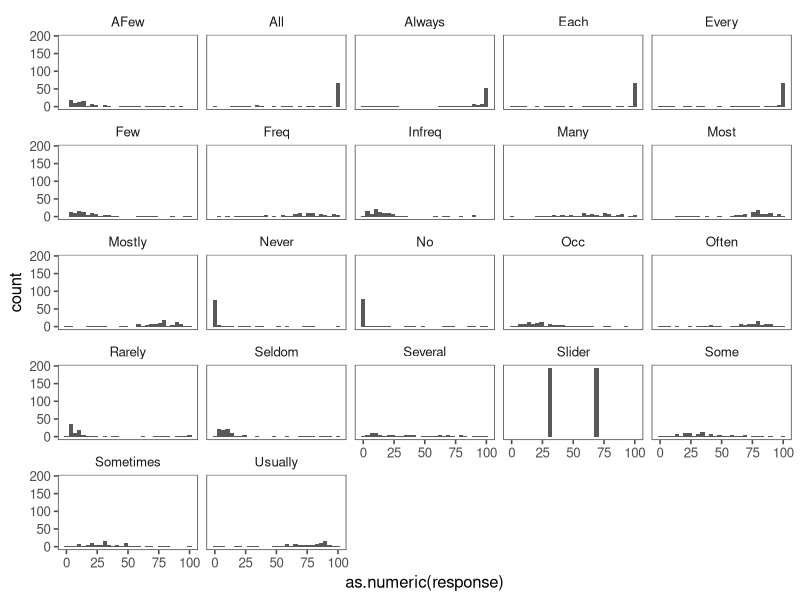
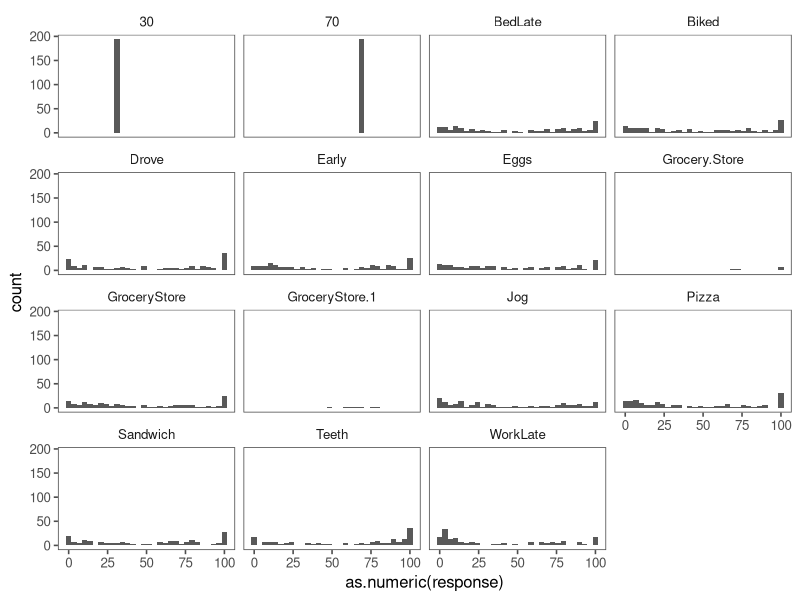
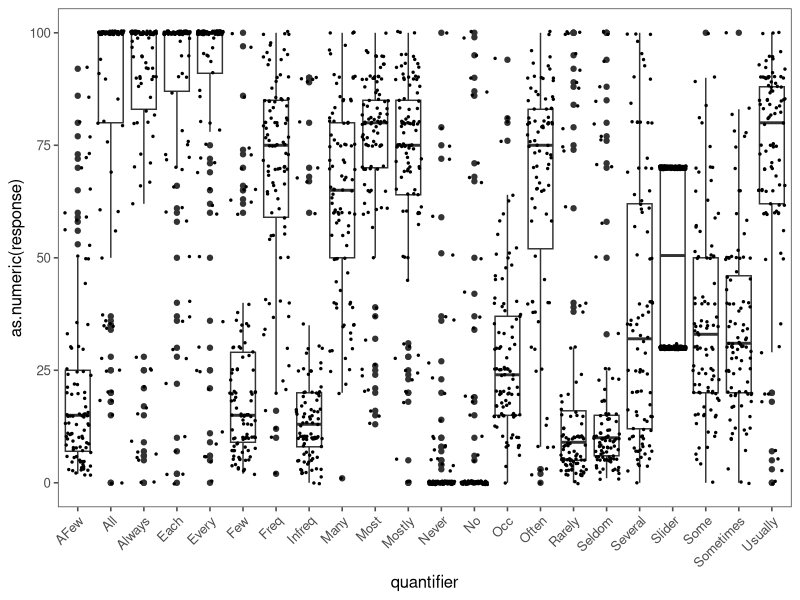

These figures' R source, in order: (Note: this script raises an error after producing the figures.)
## ---- chunk 1
knitr::opts_chunk$set(echo = TRUE, warning = FALSE)
## ---- chunk 2
library(tidyverse)
library(ggthemes)
library(VIM)
## ---- chunk 3
qualtrics_data <- read.csv("data/quantifiers_data_raw.csv", na.strings = "")

#let's remove the previews and the ones we ran for testing ourselves
qualtrics_data <- qualtrics_data[-1:-58,]
## ---- chunk 4
# How many people dropped out of the experiment?
N_dropout <-
  qualtrics_data %>%
  filter(Finished=="False") %>%
  nrow()

# How many people did not speak English?
N_nonEnglish <-
  qualtrics_data %>%
  filter(Q239=="46" | Q239=="Italian" | Q239=="Spanish")

# How man were under 18? (no one)
N_under18 <-
  qualtrics_data %>%
  filter(Q238=="Under 18")

# How many failed the attention checks?
N_inattentive <-
  qualtrics_data %>%
  filter(Q240_1!=70 | Q246_1!=30)

# How many people are included?
included_data <- 
  qualtrics_data %>%
  filter(Finished=="True") %>%
  filter(Q239!="46", Q239!="Italian", Q239!="Spanish") %>%
  filter(Q238!="Under 18") %>%
  filter(Q240_1==70 | Q246_1==30)

# number of included participants
N_participants <-
  included_data %>%
  nrow()

# check to see if number of IP addresses match number of participants
N_IPAddress <- included_data$IPAddress %>% unique() %>% length()
## ---- chunk 5
# let's retrieve the question quantifier and context from the handcoded dataframe
handTrimmed <- read.csv("data/handtrimmed-final-quantifiers.csv")

columnVariables <- 
  handTrimmed %>%
  select(-mTurkCode, -Age, -Language, -UserLanguage) %>%
  mutate(sid=c(1:nrow(handTrimmed))) %>%
  colnames()

tidy_data <-
  included_data %>%
  mutate(sid=c(1:nrow(included_data))) %>% # add subject ID column
  select(-StartDate, -EndDate, -Status, -IPAddress, -Progress, -Duration..in.seconds.,-Finished, -RecordedDate, -ResponseId, -RecipientFirstName, -RecipientLastName, -RecipientEmail, -ExternalReference, -LocationLatitude, -LocationLongitude, -DistributionChannel, -UserLanguage, -mTurkCode, -Q238, -Q239) # remove useless columns column

names(tidy_data) <- columnVariables

long_data <-
  tidy_data %>%
  gather(quantifier_context, response, Every_GroceryStore:Never_Biked) %>%
  drop_na(response) %>%
  separate(quantifier_context, c("quantifier", "context"), sep = "_")

write.csv(long_data, "data/Quantifiers_processed_data.csv", row.names=FALSE)
## ---- chunk 6
long_data %>%
  ggplot(aes(as.numeric(response))) +
  geom_histogram() + 
  facet_wrap(.~quantifier) +
  theme_few()
## ---- chunk 7
long_data %>%
  ggplot(aes(as.numeric(response))) +
  geom_histogram() + 
  facet_wrap(.~context) +
  theme_few()
## ---- chunk 8
long_data$quantifier <- reorder(long_data$quantifier, long_data$response, mean)

long_data %>%
  ggplot(aes(quantifier, as.numeric(response))) +
  geom_boxplot() +
  geom_jitter(size=0.5) +
  theme_few() + 
  theme(axis.text.x = element_text(angle=45, hjust = 1, vjust = 1))
## ---- chunk 9
kmeans_data1 <-
  tidy_data %>%
  filter(condition=="nominal") %>%
  spread(quantifier, response) %>%
  select(-sid, -condition)

kmeans_data2 <-
  tidy_data %>%
  filter(condition=="temporal") %>%
  spread(quantifier, response) %>%
  select(-sid, -condition)

kmeans_data <- 
  bind_cols(kmeans_data1, kmeans_data2) %>%
  select(-no_days, Never) %>%
  drop_na()

df2 <- data.frame(t(kmeans_data[-1]))
colnames(df2) <- kmeans_data[, 1]
  
quantifier_clusters <- kmeans(df2, centers=4, nstart = 25)
quantifier_clusters$cluster
